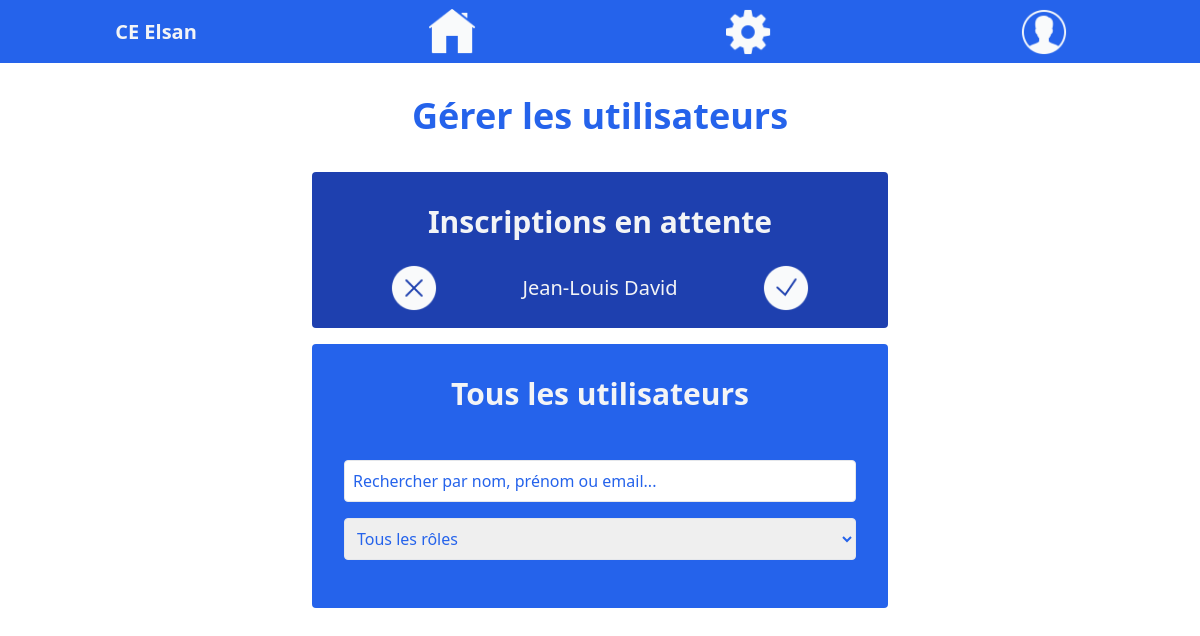
The app's page /pages/back_office_users.php (signed in), older data.
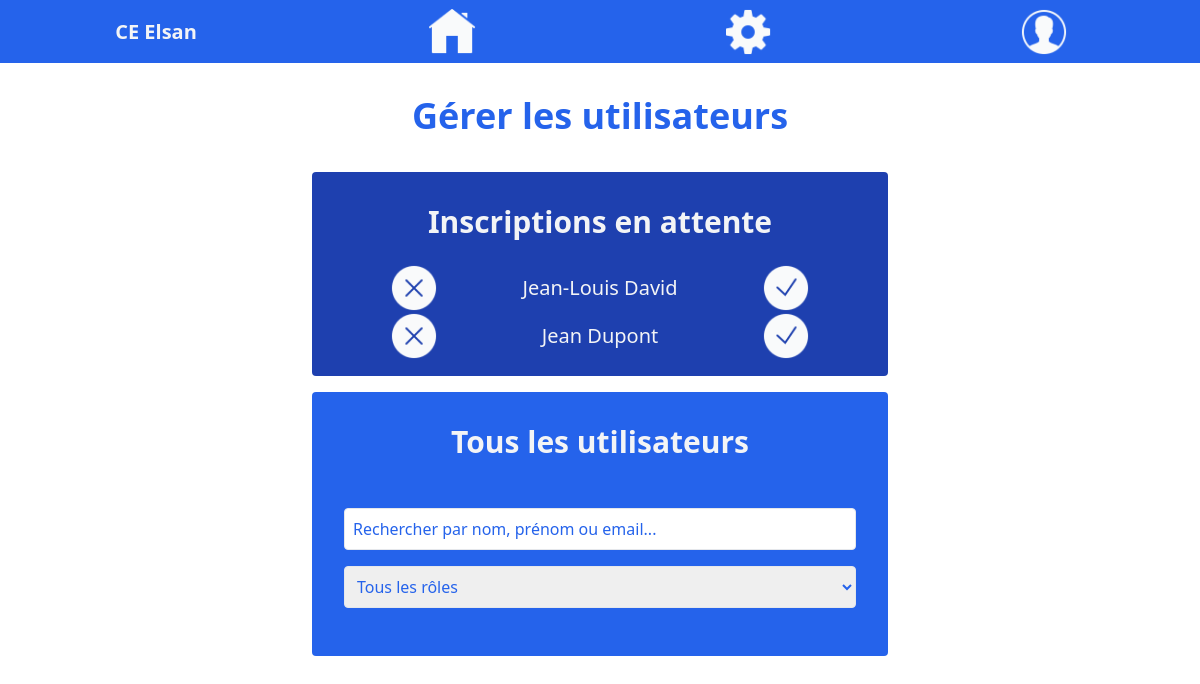
The same page, newer data.
### tables this page shows
CREATE TABLE `users` (
  `user_id` int NOT NULL,
  `first_name` varchar(255) NOT NULL,
  `last_name` varchar(255) NOT NULL,
  `email` varchar(255) NOT NULL,
  `password` varchar(255) NOT NULL,
  `role` varchar(255) NOT NULL DEFAULT 'to_approve'
);

### src/pages/back_office_users.php (the view, shortened to what this page needs)
<?php
require_once '../php_sql/db_connect.php';
$sql = "SELECT first_name, last_name, user_id FROM users WHERE role = 'to_approve'";
$query = $db->prepare($sql);
$query->execute();
$users_to_approve = $query->fetchAll(PDO::FETCH_ASSOC);
?>
<!doctype html>
<html lang="fr">
<head>
    <link href="../output.css" rel="stylesheet">
</head>
<body class="pb-8">
    <?php include '../includes/nav.php'; ?>
    <h1 class="text-blue-600 font-bold text-4xl text-center m-8">Gérer les utilisateurs</h1>
    <main class="p-1 flex flex-col gap-4 flex-wrap max-w-screen-2xl mx-auto">
        <section class="w-[96%] bg-blue-800 mx-auto p-4 max-w-xl text-gray-100 rounded">
            <?php if ($users_to_approve): ?>
            <h2 class="m-4 mb-6 text-3xl text-center font-bold">Inscriptions en attente</h2>
            <?php foreach ($users_to_approve as $user_to_approve): ?>
            <div class="container flex justify-between items-center max-w-[420px] mx-auto">
                <a href="../php_sql/change_user_status.php?role=blocked&user_id=<?= $user_to_approve['user_id'] ?>">
                    <img src="../images/icons/delete_white.png" alt="Refuser l'inscription" class="h-12">
                </a>
                <p class="text-xl"><?= $user_to_approve['first_name'] . ' ' . $user_to_approve['last_name'] ?></p>
                <a href="../php_sql/change_user_status.php?role=user&user_id=<?= $user_to_approve['user_id'] ?>">
                    <img src="../images/icons/checked.png" alt="Accepter l'inscription" class="h-12">
                </a>
            </div>
            <?php endforeach; ?>
            <?php else: ?>
            <p class="text-xl text-center">Aucun utilisateur en attente d'approbation.</p>
            <?php endif; ?>
        </section>
        <section class="w-[96%] bg-blue-600 mx-auto p-4 max-w-xl text-gray-100 rounded">
            <h2 class="m-4 mb-8 text-3xl text-center font-bold">Tous les utilisateurs</h2>
            <div class="p-4">
                <input type="text" id="searchInput" class="border p-2 rounded w-full mb-4 text-blue-600"
                    placeholder="Rechercher par nom, prénom ou email...">
                <select id="roleSelect" class="border p-2 rounded w-full mb-4  text-blue-600">
                    <option value="">Tous les rôles</option>
                </select>
            </div>
        </section>
    </main>
</body>
</html>

Row changes from the older to the newer data that the page shows:
added users: first_name "Jean", last_name "Dupont"
